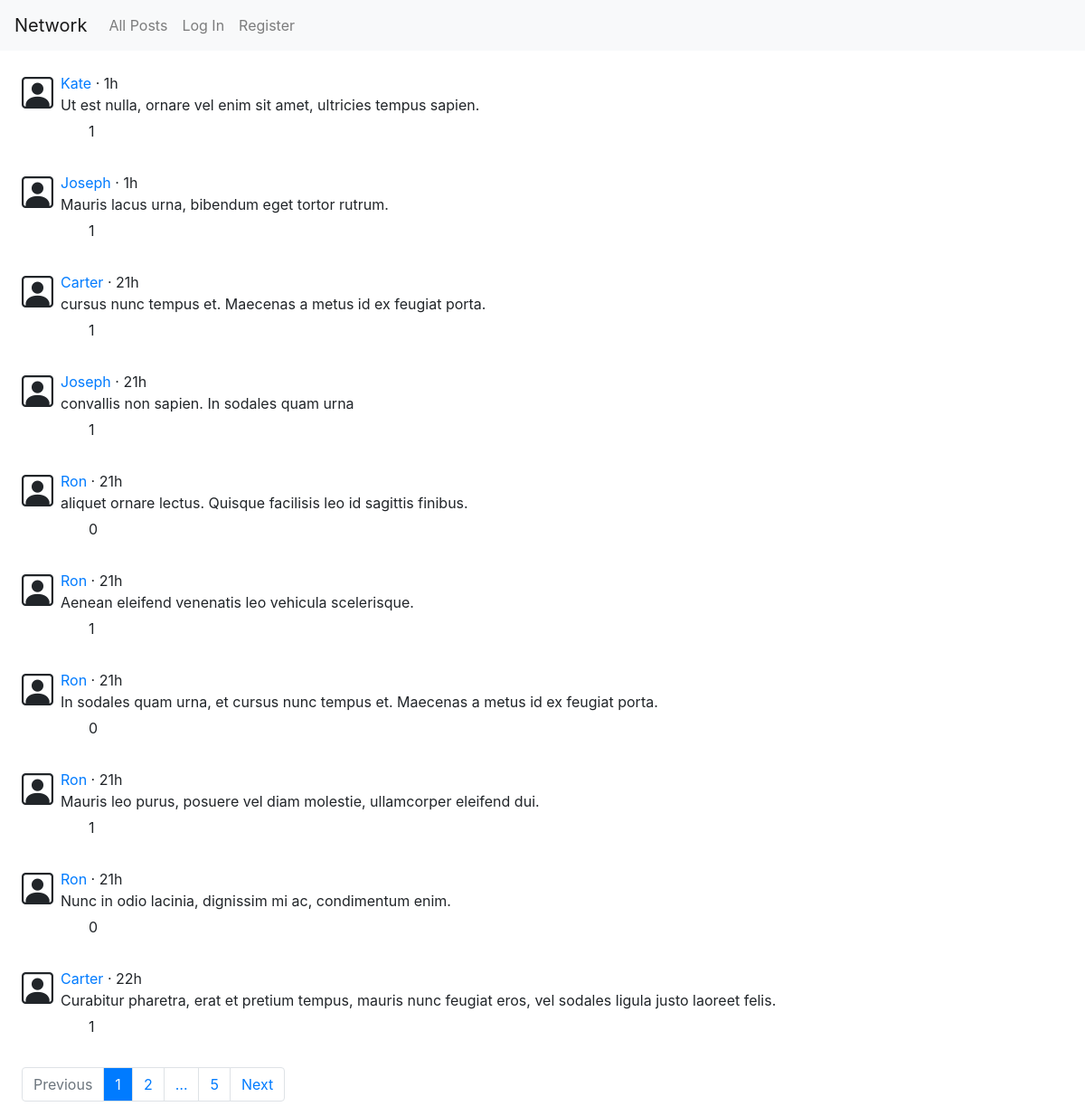
The page / on the database its author committed.
### network/models.py (models this page shows, shortened)
class Post(models.Model):
    creator = models.ForeignKey(User, on_delete=models.CASCADE, related_name="posts")
    content = models.TextField(max_length=280)
    timestamp = models.DateTimeField(auto_now_add=True)
    likers = models.ManyToManyField(User, related_name="likes")
    def frontend_timestamp(self):
        current_time = datetime.datetime.utcnow().replace(tzinfo=pytz.UTC)
        difference = current_time - self.timestamp
        one_day = datetime.timedelta(days=1)
        if difference < one_day: # if difference less than 1 day
            difference_seconds = int(difference.total_seconds())
            if difference_seconds < 60:
                return  f"{difference_seconds}s"
            elif difference_seconds < 60*60:
                mins = difference_seconds // 60
                return  f"{mins}m"
            else:
                hrs = difference_seconds // (60*60)
                return  f"{hrs}h"
        else: # if difference greater than 1 day
            return self.timestamp

class User(AbstractUser):
    def get_followers(self):
        filtered_connections = Connection.objects.filter(target=self)
        followers = []
        for connection in filtered_connections:
            followers.append(connection.origin)
        return followers

### network/views.py (the view)
# urls.py: path("", views.index, name="index"),
def index(request):
    posts = Post.objects.order_by("-timestamp").all()
    paginator = Paginator(posts, 10)
    page_number = request.GET.get("page", 1)
    page_obj = paginator.get_page(page_number)
    page_numbers_list = paginator.get_elided_page_range(page_number, on_each_side=1, on_ends=1)
    return render(request, "network/index.html", {
        "form": NewPostForm(),
        "page_obj": page_obj,
        "page_numbers_list": page_numbers_list
    })

### network/templates/network/index.html (shortened to what this page needs)
{% extends "network/layout.html" %}
{% block body %}
    <div class="main_container ml-4 mt-4">
        {% for post in page_obj %}
            {% include 'network/includes/post_layout.html' %}
        {% empty %}
            {% if following_posts_page %}
                <div>Follow users so you can see their posts!</div>
            {% endif %}
        {% endfor %}
        {% include 'network/includes/page_navigation.html' %}
    </div>
{% endblock %}

### network/templates/network/includes/post_layout.html (shortened to what this page needs)
 <div class="post_container d-flex justify-content-start align-items-start mb-3">
    <i class="bi bi-person-square user_icon mr-2 d-flex justify-content-start"></i>
    <div id="post-details-{{post.id}}" class="post_details d-flex flex-column justify-content-start align-items-start">
        <div>
            <div class="mr-3"><a href="{% url 'network:profile' post.creator.username %}">{{ post.creator }}</a> · {{ post.frontend_timestamp }}</div>
        </div>
        <div id="content-{{post.id}}" class="mb-1">{{ post.content }}</div>
        <div id="like-edit-container-{{post.id}}" class="like_edit_container">
            <div class="d-flex align-items-start">
                {% if not user.is_authenticated %}
                    <div class="heart" data-postid={{post.id}} data-likestate="notliked"></div>
                {% else %}
                    {% if request.user in post.likers.all %}
                        <div id="heart-{{post.id}}" class="heart red_heart" data-postid={{post.id}} data-likestate="liked"></div>
                    {% else %}
                        <div id="heart-{{post.id}}" class="heart" data-postid={{post.id}} data-likestate="notliked"></div>
                    {% endif %}
                {% endif %}
                <div id="likes-count-{{post.id}}" class="likes_count_container">{{ post.likers.count }}</div>
            </div>
        </div>
    </div>
</div>

### network/static/network/styles.css (style rules this page uses)
.user_icon { font-size: 35px; margin-top: 5px; }
.like_edit_container { display: flex; }
.likes_count_container { margin-left: -5px; margin-top: 1px; }
.heart { cursor: pointer; background-image:url( 'https://abs.twimg.com/a/1446542199/img/t1/web_heart_animation.png'); background-position: left; background-size:2900%; height: 55px; width: 55px; margin-left: -19px; margin-top: -13px; }

### rows shown on the page
Post: creator "Kate", frontend_timestamp "1h", content "Ut est nulla, ornare vel enim sit amet, ultricies tempus sapien.", likers.count "1"
Post: creator "Joseph", frontend_timestamp "1h", content "Mauris lacus urna, bibendum eget tortor rutrum.", likers.count "1"
Post: creator "Carter", frontend_timestamp "21h", content "cursus nunc tempus et. Maecenas a metus id ex feugiat porta.", likers.count "1"
Post: creator "Joseph", frontend_timestamp "21h", content "convallis non sapien. In sodales quam urna", likers.count "1"
Post: creator "Ron", frontend_timestamp "21h", content "aliquet ornare lectus. Quisque facilisis leo id sagittis finibus.", likers.count "0"
Post: creator "Ron", frontend_timestamp "21h", content "Aenean eleifend venenatis leo vehicula scelerisque.", likers.count "1"
Post: creator "Ron", frontend_timestamp "21h", content "In sodales quam urna, et cursus nunc tempus et. Maecenas a metus id ex feugiat porta.", likers.count "0"
Post: creator "Ron", frontend_timestamp "21h", content "Mauris leo purus, posuere vel diam molestie, ullamcorper eleifend dui.", likers.count "1"
Post: creator "Ron", frontend_timestamp "21h", content "Nunc in odio lacinia, dignissim mi ac, condimentum enim.", likers.count "0"
Post: creator "Carter", frontend_timestamp "22h", content "Curabitur pharetra, erat et pretium tempus, mauris nunc feugiat eros, vel sodales ligula justo laoreet felis.", likers.count "1"

### other values the page prints
{{ page }} "1"
{{ page }} "2" "5"
{{ page }} "…"
